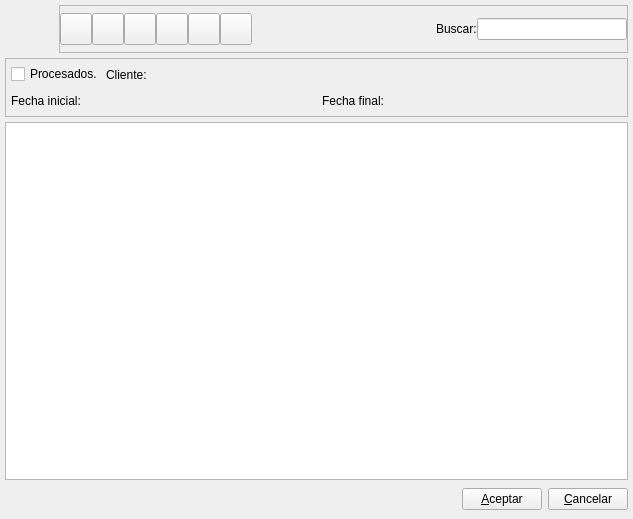
<?xml version="1.0" encoding="UTF-8"?>
<ui version="4.0">
 <author>Tomeu Borras Riera</author>
 <class>RutaComercialListBase</class>
 <widget class="QWidget" name="RutaComercialListBase">
  <property name="enabled">
   <bool>true</bool>
  </property>
  <property name="geometry">
   <rect>
    <x>0</x>
    <y>0</y>
    <width>633</width>
    <height>519</height>
   </rect>
  </property>
  <property name="windowTitle">
   <string>Rutas comerciales</string>
  </property>
  <property name="windowIcon">
   <iconset resource="../../../bulmages.qrc">
    <normaloff>:/Images/client-quote-list.png</normaloff>:/Images/client-quote-list.png</iconset>
  </property>
  <layout class="QVBoxLayout">
   <property name="spacing">
    <number>5</number>
   </property>
   <property name="margin">
    <number>5</number>
   </property>
   <item>
    <layout class="QHBoxLayout">
     <property name="spacing">
      <number>6</number>
     </property>
     <property name="margin">
      <number>0</number>
     </property>
     <item>
      <widget class="QLabel" name="label">
       <property name="minimumSize">
        <size>
         <width>48</width>
         <height>48</height>
        </size>
       </property>
       <property name="maximumSize">
        <size>
         <width>48</width>
         <height>48</height>
        </size>
       </property>
       <property name="text">
        <string/>
       </property>
       <property name="pixmap">
        <pixmap resource="../../../bulmages.qrc">:/Images/client-quote-list.png</pixmap>
       </property>
       <property name="scaledContents">
        <bool>true</bool>
       </property>
      </widget>
     </item>
     <item>
      <widget class="QFrame" name="m_botonera">
       <property name="maximumSize">
        <size>
         <width>16777215</width>
         <height>48</height>
        </size>
       </property>
       <property name="frameShape">
        <enum>QFrame::StyledPanel</enum>
       </property>
       <property name="frameShadow">
        <enum>QFrame::Raised</enum>
       </property>
       <layout class="QHBoxLayout" name="horizontalLayout">
        <property name="spacing">
         <number>0</number>
        </property>
        <property name="margin">
         <number>0</number>
        </property>
        <item>
         <widget class="QToolButton" name="mui_crear">
          <property name="sizePolicy">
           <sizepolicy hsizetype="Fixed" vsizetype="Fixed">
            <horstretch>32</horstretch>
            <verstretch>32</verstretch>
           </sizepolicy>
          </property>
          <property name="minimumSize">
           <size>
            <width>32</width>
            <height>32</height>
           </size>
          </property>
          <property name="maximumSize">
           <size>
            <width>32</width>
            <height>32</height>
           </size>
          </property>
          <property name="toolTip">
           <string>Nuevo Pedido</string>
          </property>
          <property name="whatsThis">
           <string>Nuevo Pedido</string>
          </property>
          <property name="text">
           <string/>
          </property>
          <property name="icon">
           <iconset resource="../../../bulmages.qrc">
            <normaloff>:/Images/document-new.png</normaloff>:/Images/document-new.png</iconset>
          </property>
          <property name="iconSize">
           <size>
            <width>32</width>
            <height>32</height>
           </size>
          </property>
         </widget>
        </item>
        <item>
         <widget class="QToolButton" name="mui_editar">
          <property name="sizePolicy">
           <sizepolicy hsizetype="Fixed" vsizetype="Fixed">
            <horstretch>32</horstretch>
            <verstretch>32</verstretch>
           </sizepolicy>
          </property>
          <property name="minimumSize">
           <size>
            <width>32</width>
            <height>32</height>
           </size>
          </property>
          <property name="maximumSize">
           <size>
            <width>32</width>
            <height>32</height>
           </size>
          </property>
          <property name="toolTip">
           <string>Editar Pedido</string>
          </property>
          <property name="whatsThis">
           <string>Editar Pedido</string>
          </property>
          <property name="text">
           <string/>
          </property>
          <property name="icon">
           <iconset resource="../../../bulmages.qrc">
            <normaloff>:/Images/document-open.png</normaloff>:/Images/document-open.png</iconset>
          </property>
          <property name="iconSize">
           <size>
            <width>32</width>
            <height>32</height>
           </size>
          </property>
         </widget>
        </item>
        <item>
         <widget class="QToolButton" name="mui_borrar">
          <property name="sizePolicy">
           <sizepolicy hsizetype="Fixed" vsizetype="Fixed">
            <horstretch>32</horstretch>
            <verstretch>32</verstretch>
           </sizepolicy>
          </property>
          <property name="minimumSize">
           <size>
            <width>32</width>
            <height>32</height>
           </size>
          </property>
          <property name="maximumSize">
           <size>
            <width>32</width>
            <height>32</height>
           </size>
          </property>
          <property name="toolTip">
           <string>Borrar Pedido</string>
          </property>
          <property name="whatsThis">
           <string>Borrar Pedido</string>
          </property>
          <property name="text">
           <string/>
          </property>
          <property name="icon">
           <iconset resource="../../../bulmages.qrc">
            <normaloff>:/Genericos32x32/images/png/i_dele.png</normaloff>:/Genericos32x32/images/png/i_dele.png</iconset>
          </property>
          <property name="iconSize">
           <size>
            <width>32</width>
            <height>32</height>
           </size>
          </property>
         </widget>
        </item>
        <item>
         <widget class="QToolButton" name="mui_imprimir">
          <property name="sizePolicy">
           <sizepolicy hsizetype="Fixed" vsizetype="Fixed">
            <horstretch>32</horstretch>
            <verstretch>32</verstretch>
           </sizepolicy>
          </property>
          <property name="minimumSize">
           <size>
            <width>32</width>
            <height>32</height>
           </size>
          </property>
          <property name="maximumSize">
           <size>
            <width>32</width>
            <height>32</height>
           </size>
          </property>
          <property name="toolTip">
           <string>Imprimir Listado</string>
          </property>
          <property name="whatsThis">
           <string>Imprimir Listado</string>
          </property>
          <property name="text">
           <string/>
          </property>
          <property name="icon">
           <iconset resource="../../../bulmages.qrc">
            <normaloff>:/Images/document-print.png</normaloff>:/Images/document-print.png</iconset>
          </property>
          <property name="iconSize">
           <size>
            <width>32</width>
            <height>32</height>
           </size>
          </property>
         </widget>
        </item>
        <item>
         <widget class="QToolButton" name="mui_filtrar">
          <property name="sizePolicy">
           <sizepolicy hsizetype="Fixed" vsizetype="Fixed">
            <horstretch>32</horstretch>
            <verstretch>32</verstretch>
           </sizepolicy>
          </property>
          <property name="minimumSize">
           <size>
            <width>32</width>
            <height>32</height>
           </size>
          </property>
          <property name="maximumSize">
           <size>
            <width>32</width>
            <height>32</height>
           </size>
          </property>
          <property name="toolTip">
           <string>Filtrar Pedidos</string>
          </property>
          <property name="whatsThis">
           <string>FiltrarPedidos</string>
          </property>
          <property name="text">
           <string/>
          </property>
          <property name="icon">
           <iconset resource="../../../bulmages.qrc">
            <normaloff>:/Images/edit-find.png</normaloff>:/Images/edit-find.png</iconset>
          </property>
          <property name="iconSize">
           <size>
            <width>32</width>
            <height>32</height>
           </size>
          </property>
          <property name="checkable">
           <bool>true</bool>
          </property>
         </widget>
        </item>
        <item>
         <widget class="QToolButton" name="mui_actualizar">
          <property name="sizePolicy">
           <sizepolicy hsizetype="Fixed" vsizetype="Fixed">
            <horstretch>32</horstretch>
            <verstretch>32</verstretch>
           </sizepolicy>
          </property>
          <property name="minimumSize">
           <size>
            <width>32</width>
            <height>32</height>
           </size>
          </property>
          <property name="maximumSize">
           <size>
            <width>32</width>
            <height>32</height>
           </size>
          </property>
          <property name="toolTip">
           <string>Actualizar Listado</string>
          </property>
          <property name="whatsThis">
           <string>Actualizar Listado</string>
          </property>
          <property name="text">
           <string/>
          </property>
          <property name="icon">
           <iconset resource="../../../bulmages.qrc">
            <normaloff>:/Images/view-refresh.png</normaloff>:/Images/view-refresh.png</iconset>
          </property>
          <property name="iconSize">
           <size>
            <width>32</width>
            <height>32</height>
           </size>
          </property>
         </widget>
        </item>
        <item>
         <spacer>
          <property name="orientation">
           <enum>Qt::Horizontal</enum>
          </property>
          <property name="sizeType">
           <enum>QSizePolicy::Expanding</enum>
          </property>
          <property name="sizeHint" stdset="0">
           <size>
            <width>356</width>
            <height>34</height>
           </size>
          </property>
         </spacer>
        </item>
        <item>
         <widget class="QLabel" name="textLabel1">
          <property name="text">
           <string>Buscar:</string>
          </property>
         </widget>
        </item>
        <item>
         <widget class="QLineEdit" name="m_filtro">
          <property name="minimumSize">
           <size>
            <width>150</width>
            <height>0</height>
           </size>
          </property>
         </widget>
        </item>
       </layout>
      </widget>
     </item>
    </layout>
   </item>
   <item>
    <widget class="QFrame" name="m_busqueda">
     <property name="frameShape">
      <enum>QFrame::StyledPanel</enum>
     </property>
     <property name="frameShadow">
      <enum>QFrame::Raised</enum>
     </property>
     <layout class="QVBoxLayout">
      <property name="spacing">
       <number>5</number>
      </property>
      <property name="margin">
       <number>5</number>
      </property>
      <item>
       <layout class="QHBoxLayout">
        <property name="spacing">
         <number>3</number>
        </property>
        <property name="margin">
         <number>0</number>
        </property>
        <item>
         <widget class="QCheckBox" name="m_procesados">
          <property name="text">
           <string>Procesados.</string>
          </property>
         </widget>
        </item>
        <item>
         <widget class="QLabel" name="textLabel1_2_2_2">
          <property name="text">
           <string>Cliente:</string>
          </property>
         </widget>
        </item>
        <item>
         <widget class="BlSearchWidget" name="m_idcliente" native="true"/>
        </item>
        <item>
         <spacer>
          <property name="orientation">
           <enum>Qt::Horizontal</enum>
          </property>
          <property name="sizeType">
           <enum>QSizePolicy::Expanding</enum>
          </property>
          <property name="sizeHint" stdset="0">
           <size>
            <width>71</width>
            <height>21</height>
           </size>
          </property>
         </spacer>
        </item>
       </layout>
      </item>
      <item>
       <layout class="QHBoxLayout">
        <property name="spacing">
         <number>3</number>
        </property>
        <property name="margin">
         <number>0</number>
        </property>
        <item>
         <widget class="QLabel" name="textLabel1_4">
          <property name="text">
           <string>Fecha inicial:</string>
          </property>
         </widget>
        </item>
        <item>
         <widget class="BlDateSearch" name="m_fechain" native="true"/>
        </item>
        <item>
         <spacer>
          <property name="orientation">
           <enum>Qt::Horizontal</enum>
          </property>
          <property name="sizeType">
           <enum>QSizePolicy::Expanding</enum>
          </property>
          <property name="sizeHint" stdset="0">
           <size>
            <width>200</width>
            <height>21</height>
           </size>
          </property>
         </spacer>
        </item>
        <item>
         <widget class="QLabel" name="textLabel1_4_2">
          <property name="text">
           <string>Fecha final:</string>
          </property>
         </widget>
        </item>
        <item>
         <widget class="BlDateSearch" name="m_fechafin" native="true"/>
        </item>
        <item>
         <spacer>
          <property name="orientation">
           <enum>Qt::Horizontal</enum>
          </property>
          <property name="sizeType">
           <enum>QSizePolicy::Expanding</enum>
          </property>
          <property name="sizeHint" stdset="0">
           <size>
            <width>101</width>
            <height>21</height>
           </size>
          </property>
         </spacer>
        </item>
       </layout>
      </item>
     </layout>
    </widget>
   </item>
   <item>
    <widget class="RutaComercialListSubForm" name="mui_list"/>
   </item>
   <item>
    <layout class="QHBoxLayout">
     <property name="spacing">
      <number>6</number>
     </property>
     <property name="margin">
      <number>0</number>
     </property>
     <item>
      <spacer>
       <property name="orientation">
        <enum>Qt::Horizontal</enum>
       </property>
       <property name="sizeHint" stdset="0">
        <size>
         <width>362</width>
         <height>29</height>
        </size>
       </property>
      </spacer>
     </item>
     <item>
      <widget class="QPushButton" name="mui_aceptar_2">
       <property name="text">
        <string>&amp;Aceptar</string>
       </property>
      </widget>
     </item>
     <item>
      <widget class="QPushButton" name="mui_cancelar_2">
       <property name="text">
        <string>&amp;Cancelar</string>
       </property>
      </widget>
     </item>
    </layout>
   </item>
  </layout>
 </widget>
 <layoutdefault spacing="3" margin="5"/>
 <customwidgets>
  <customwidget>
   <class>RutaComercialListSubForm</class>
   <extends>QTableWidget</extends>
   <header>rutacomerciallist.h</header>
  </customwidget>
  <customwidget>
   <class>BlDateSearch</class>
   <extends>QWidget</extends>
   <header>../../../bulmalib/src/bldatesearch.h</header>
   <container>1</container>
  </customwidget>
  <customwidget>
   <class>BlSearchWidget</class>
   <extends>QWidget</extends>
   <header>blsearchwidget.h</header>
  </customwidget>
 </customwidgets>
 <resources>
  <include location="../../../bulmages.qrc"/>
 </resources>
 <connections/>
</ui>
